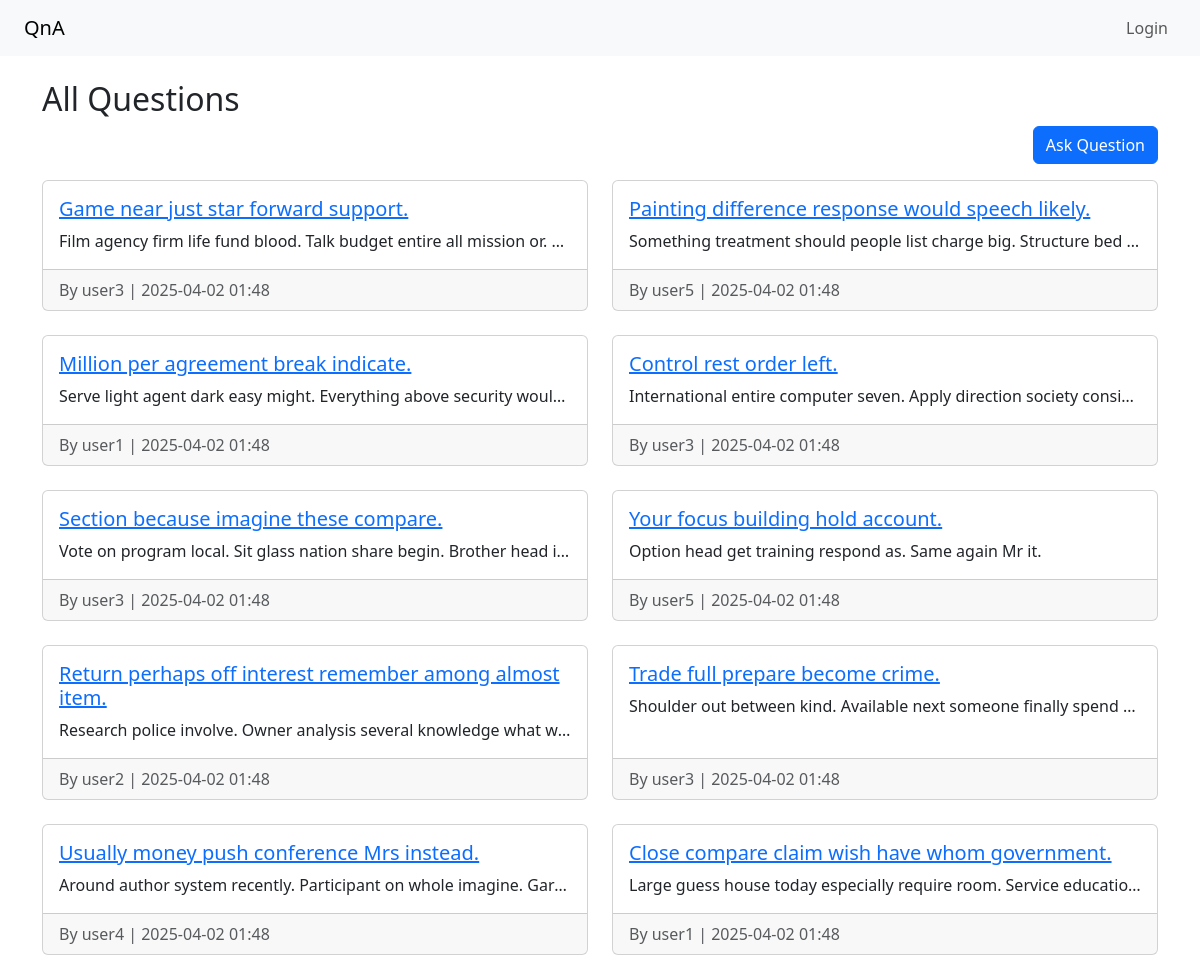
The page / on the database its author committed.
### qa/models.py (models this page shows, shortened)
class Question(models.Model):
    title = models.CharField(max_length=200)
    content = models.TextField()
    author = models.ForeignKey(User, on_delete=models.CASCADE)
    created_at = models.DateTimeField(auto_now_add=True)

### qa/views.py (the view)
# urls.py: path('', views.question_list, name='question_list'),
def question_list(request):
    questions = Question.objects.order_by('-created_at')
    return render(request, 'qa/question_list.html', {'questions': questions})

### qa/templates/qa/question_list.html
{% extends 'qa/base.html' %}
{% block content %}
<h2>All Questions</h2>
<div class="d-flex justify-content-end mb-3">
 <a href="{% url 'ask_question' %}" class="btn btn-primary">Ask Question</a>
</div>
<div class="row row-cols-1 row-cols-md-2 g-4">
 {% for question in questions %}
 <div class="col">
 <div class="card h-100">
 <div class="card-body">
 <h5 class="card-title">
 <a href="{% url 'question_detail' question.pk %}">{{ question.title }}</a>
 </h5>
 <p class="card-text text-truncate">{{ question.content }}</p>
 </div>
 <div class="card-footer text-muted">
 By {{ question.author.username }} | {{ question.created_at|date:"Y-m-d H:i" }}
 </div>
 </div>
 </div>
 {% empty %}
 <p>No questions yet.</p>
 {% endfor %}
</div>
{% endblock %}

### qa/templates/qa/base.html (shortened to what this page needs)
<!DOCTYPE html>
<html lang="en">
<head>
<link href="https://cdn.jsdelivr.net/npm/bootstrap@5.3.2/dist/css/bootstrap.min.css" rel="stylesheet">
</head>
<body>
<nav class="navbar navbar-expand-lg navbar-light bg-light px-4">
<a class="navbar-brand" href="/">QnA</a>
<div class="collapse navbar-collapse">
<ul class="navbar-nav ms-auto">
{% if user.is_authenticated %}
<li class="nav-item">
<span class="nav-link">👤 {{ user.username }}</span>
</li>
<li class="nav-item">
<a class="nav-link" href="{% url 'ask_question' %}">Ask Question</a>
</li>
<li class="nav-item">
<form action="{% url 'logout' %}" method="post" class="d-inline">
{% csrf_token %}
<button type="submit" class="btn btn-link nav-link" style="display:inline; padding: 0;">Logout</button>
</form>
</li>
{% else %}
<li class="nav-item">
<a class="nav-link" href="{% url 'login' %}">Login</a>
</li>
{% endif %}
</ul>
</div>
</nav>
<div class="container mt-4">
{% block content %}
{% endblock %}
</div>
</body>
</html>

### rows shown on the page
Question: title "Game near just star forward support.", content "Film agency firm life fund blood. Talk budget entire all mission or.…", author.username "user3", created_at "2025-04-02 01:48"
Question: title "Painting difference response would speech likely.", content "Something treatment should people list charge big. Structure bed…", author.username "user5", created_at "2025-04-02 01:48"
Question: title "Million per agreement break indicate.", content "Serve light agent dark easy might. Everything above security woul…", author.username "user1", created_at "2025-04-02 01:48"
Question: title "Control rest order left.", content "International entire computer seven. Apply direction society consi…", author.username "user3", created_at "2025-04-02 01:48"
Question: title "Section because imagine these compare.", content "Vote on program local. Sit glass nation share begin. Brother head i…", author.username "user3", created_at "2025-04-02 01:48"
Question: title "Your focus building hold account.", content "Option head get training respond as. Same again Mr it.", author.username "user5", created_at "2025-04-02 01:48"
Question: title "Return perhaps off interest remember among almost item.", content "Research police involve. Owner analysis several knowledge what w…", author.username "user2", created_at "2025-04-02 01:48"
Question: title "Trade full prepare become crime.", content "Shoulder out between kind. Available next someone finally spend…", author.username "user3", created_at "2025-04-02 01:48"
Question: title "Usually money push conference Mrs instead.", content "Around author system recently. Participant on whole imagine. Gar…", author.username "user4", created_at "2025-04-02 01:48"
Question: title "Close compare claim wish have whom government.", content "Large guess house today especially require room. Service educatio…", author.username "user1", created_at "2025-04-02 01:48"
